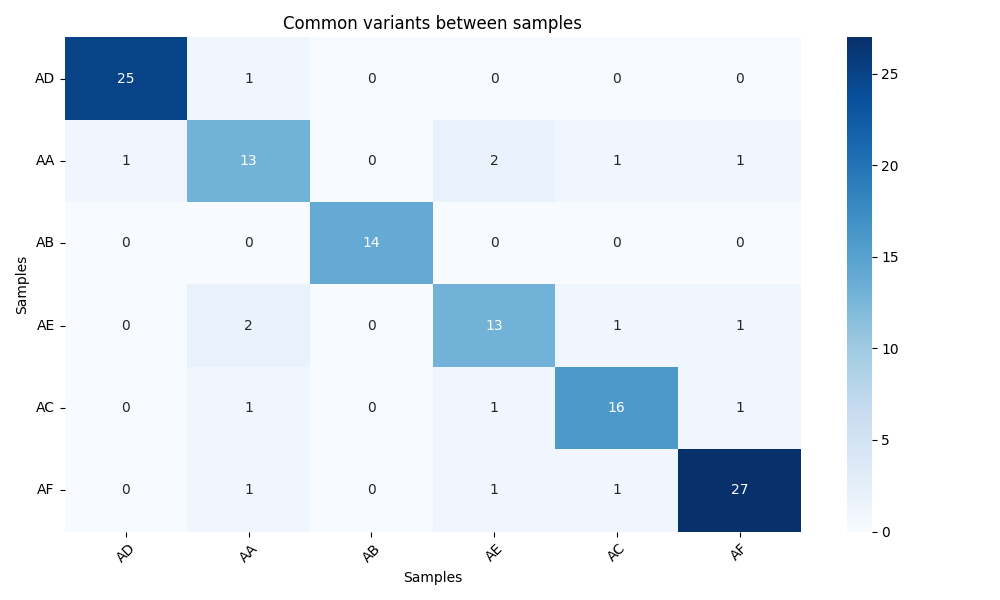

Python code for this plot:
import seaborn as sns
import matplotlib.pyplot as plt
import pandas as pd


# Dict to store for each sample number of common variants  
data = {
    "AD": [25, 1, 0, 0, 0, 0],
    "AA": [1, 13, 0, 2, 1, 1],
    "AB": [0, 0, 14, 0, 0, 0],
    "AE": [0, 2, 0, 13, 1, 1],
    "AC": [0, 1, 0, 1, 16, 1],
    "AF": [0, 1, 0, 1, 1, 27]}

# DataFrame with samples name
df = pd.DataFrame(data, index=data.keys())

# Heatmap
plt.figure(figsize=(10, 6))
sns.heatmap(df, annot=True, fmt='d', cmap='Blues')
plt.title('Common variants between samples')
plt.xlabel('Samples')
plt.ylabel('Samples')
plt.xticks(rotation=45)
plt.yticks(rotation=0)
plt.tight_layout()


plt.savefig('/groups/dog/stage/rahma/deepv_cutesv/results/heatmap_common_sv.png')